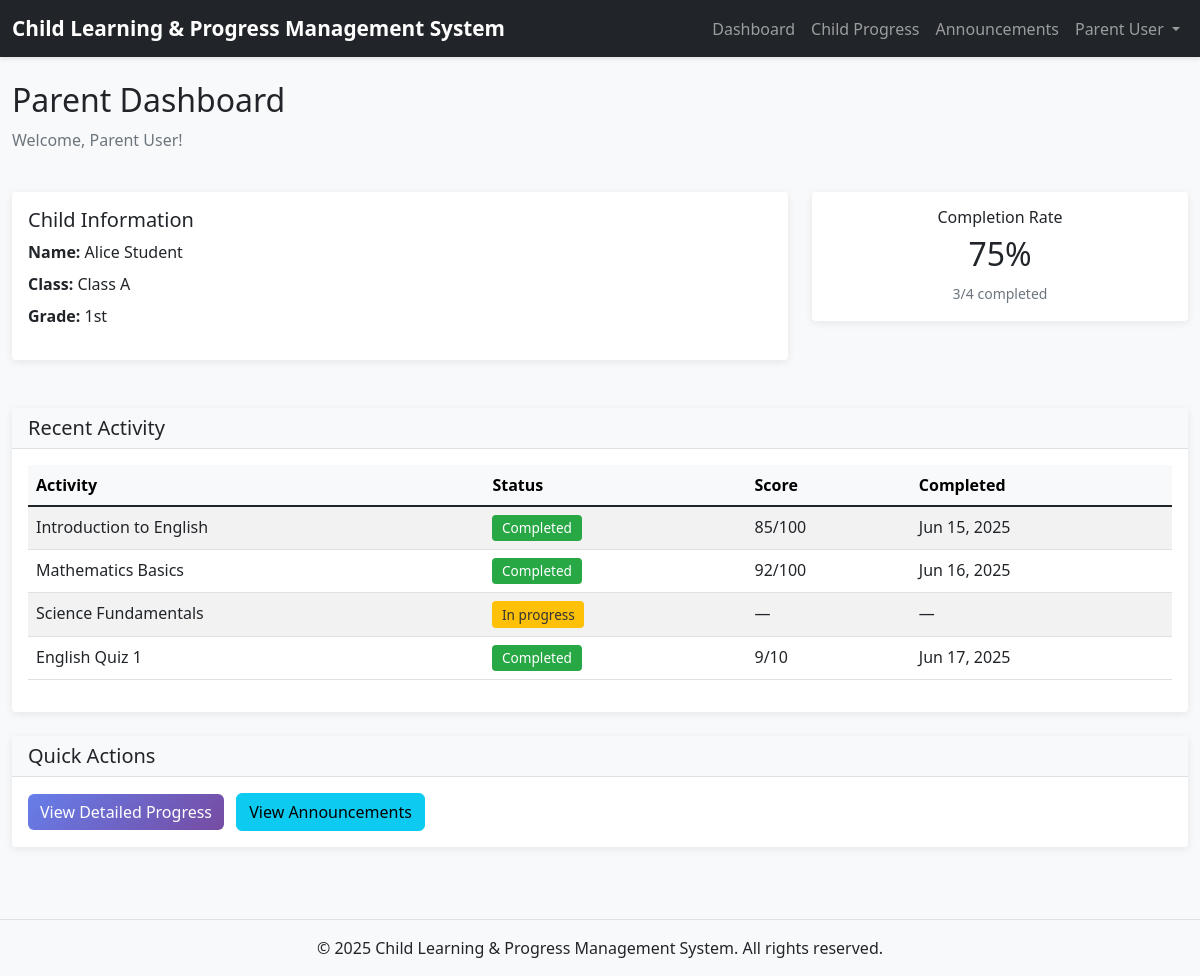
Screenshot of /parent/dashboard.php (signed in) with the database file from the repository.
### tables this page shows
CREATE TABLE users (
    id INT AUTO_INCREMENT PRIMARY KEY,
    email VARCHAR(255) NOT NULL UNIQUE,
    password VARCHAR(255) NOT NULL,
    full_name VARCHAR(255) NOT NULL,
    role ENUM('admin', 'teacher', 'student', 'parent') NOT NULL,
    created_at TIMESTAMP DEFAULT CURRENT_TIMESTAMP,
    updated_at TIMESTAMP DEFAULT CURRENT_TIMESTAMP ON UPDATE CURRENT_TIMESTAMP
);

CREATE TABLE students (
    id INT AUTO_INCREMENT PRIMARY KEY,
    user_id INT NOT NULL UNIQUE,
    class_id INT NOT NULL,
    parent_user_id INT,
    enrollment_date TIMESTAMP DEFAULT CURRENT_TIMESTAMP,
    created_at TIMESTAMP DEFAULT CURRENT_TIMESTAMP,
    updated_at TIMESTAMP DEFAULT CURRENT_TIMESTAMP ON UPDATE CURRENT_TIMESTAMP,
    FOREIGN KEY (user_id) REFERENCES users(id) ON DELETE CASCADE ON UPDATE CASCADE,
    FOREIGN KEY (class_id) REFERENCES classes(id) ON DELETE RESTRICT ON UPDATE CASCADE,
    FOREIGN KEY (parent_user_id) REFERENCES users(id) ON DELETE SET NULL ON UPDATE CASCADE
);

CREATE TABLE classes (
    id INT AUTO_INCREMENT PRIMARY KEY,
    class_name VARCHAR(100) NOT NULL,
    grade VARCHAR(50) NOT NULL,
    section VARCHAR(50),
    teacher_id INT NOT NULL,
    created_at TIMESTAMP DEFAULT CURRENT_TIMESTAMP,
    updated_at TIMESTAMP DEFAULT CURRENT_TIMESTAMP ON UPDATE CURRENT_TIMESTAMP,
    FOREIGN KEY (teacher_id) REFERENCES users(id) ON DELETE RESTRICT ON UPDATE CASCADE
);

CREATE TABLE activity_assignments (
    id INT AUTO_INCREMENT PRIMARY KEY,
    activity_id INT NOT NULL,
    student_id INT NOT NULL,
    status ENUM('not_started', 'in_progress', 'completed') DEFAULT 'not_started',
    score INT,
    completed_at DATETIME,
    assigned_at TIMESTAMP DEFAULT CURRENT_TIMESTAMP,
    updated_at TIMESTAMP DEFAULT CURRENT_TIMESTAMP ON UPDATE CURRENT_TIMESTAMP,
    UNIQUE KEY unique_assignment (activity_id, student_id),
    FOREIGN KEY (activity_id) REFERENCES activities(id) ON DELETE CASCADE ON UPDATE CASCADE,
    FOREIGN KEY (student_id) REFERENCES students(id) ON DELETE CASCADE ON UPDATE CASCADE
);

CREATE TABLE activities (
    id INT AUTO_INCREMENT PRIMARY KEY,
    title VARCHAR(255) NOT NULL,
    description TEXT,
    activity_type ENUM('pdf', 'quiz') NOT NULL,
    class_id INT,
    created_by INT NOT NULL,
    due_date DATETIME,
    max_marks INT DEFAULT 100,
    file_path VARCHAR(255),
    created_at TIMESTAMP DEFAULT CURRENT_TIMESTAMP,
    updated_at TIMESTAMP DEFAULT CURRENT_TIMESTAMP ON UPDATE CURRENT_TIMESTAMP,
    FOREIGN KEY (class_id) REFERENCES classes(id) ON DELETE SET NULL ON UPDATE CASCADE,
    FOREIGN KEY (created_by) REFERENCES users(id) ON DELETE RESTRICT ON UPDATE CASCADE
);

### includes/auth.php (called while the page is built, shortened)
<?php
function isLoggedIn() {
    return isset($_SESSION['user_id']) && isset($_SESSION['role']);
}
function getCurrentUser() {
    global $mysqli;
    $user_id = $_SESSION['user_id'];
    $stmt = $mysqli->prepare("SELECT id, email, full_name, role FROM users WHERE id = ?");
    $stmt->bind_param("i", $user_id);
    $stmt->execute();
    $result = $stmt->get_result();
    if ($result->num_rows > 0) {
        return $result->fetch_assoc();
    }
    return null;
}
?>

### parent/dashboard.php (the view, shortened to what this page needs)
<?php
require_once '../config/db.php';
require_once '../includes/auth.php';
$parent_user_id = $_SESSION['user_id'];
$child_stmt = $mysqli->prepare("
    SELECT s.id, s.user_id, u.full_name, c.class_name, c.grade
    FROM students s
    JOIN users u ON s.user_id = u.id
    JOIN classes c ON s.class_id = c.id
    WHERE s.parent_user_id = ?
");
$child_stmt->bind_param("i", $parent_user_id);
$child_stmt->execute();
$child = $child_stmt->get_result()->fetch_assoc();
$student_id = $child['id'];
$stats_result = $mysqli->query("
    SELECT
        COUNT(*) as total,
        COALESCE(SUM(CASE WHEN status = '" . STATUS_COMPLETED . "' THEN 1 ELSE 0 END), 0) as completed
    FROM activity_assignments
    WHERE student_id = {$student_id}
");
$stats = $stats_result->fetch_assoc();
$recent_stmt = $mysqli->prepare("
    SELECT aa.id, a.title, aa.status, aa.score, a.max_marks, aa.completed_at
    FROM activity_assignments aa
    JOIN activities a ON aa.activity_id = a.id
    WHERE aa.student_id = ?
    ORDER BY aa.assigned_at DESC
    LIMIT 5
");
$recent_stmt->bind_param("i", $student_id);
$recent_stmt->execute();
$recent_activities = $recent_stmt->get_result()->fetch_all(MYSQLI_ASSOC);
include '../includes/header.php';
include '../includes/nav.php';
?>
<div class="container-fluid mt-4">
    <div class="row mb-4">
        <div class="col-md-12">
            <h2>Parent Dashboard</h2>
            <p class="text-muted">Welcome, <?php echo htmlspecialchars($_SESSION['full_name']); ?>!</p>
        </div>
    </div>
    <div class="row mb-4">
        <div class="col-md-8">
            <div class="card">
                <div class="card-body">
                    <h5 class="card-title">Child Information</h5>
                    <ul class="list-unstyled">
                        <li class="mb-2"><strong>Name:</strong> <?php echo htmlspecialchars($child['full_name']); ?></li>
                        <li class="mb-2"><strong>Class:</strong> <?php echo htmlspecialchars($child['class_name']); ?></li>
                        <li><strong>Grade:</strong> <?php echo htmlspecialchars($child['grade']); ?></li>
                    </ul>
                </div>
            </div>
        </div>
        <div class="col-md-4">
            <div class="card">
                <div class="card-body text-center">
                    <h6 class="card-title">Completion Rate</h6>
                    <h2><?php echo $stats['total'] > 0 ? round(($stats['completed'] / $stats['total']) * 100) : 0; ?>%</h2>
                    <small class="text-muted"><?php echo $stats['completed']; ?>/<?php echo $stats['total']; ?> completed</small>
                </div>
            </div>
        </div>
    </div>
    <div class="card">
        <div class="card-header">
            <h5 class="mb-0">Recent Activity</h5>
        </div>
        <div class="card-body">
            <?php if (count($recent_activities) > 0): ?>
                <div class="table-responsive">
                    <table class="table table-striped">
                        <thead class="table-light">
                            <tr>
                                <th>Activity</th>
                                <th>Status</th>
                                <th>Score</th>
                                <th>Completed</th>
                            </tr>
                        </thead>
                        <tbody>
                            <?php foreach ($recent_activities as $activity): ?>
                                <tr>
                                    <td><?php echo htmlspecialchars($activity['title']); ?></td>
                                    <td>
                                        <span class="badge bg-<?php
                                            echo $activity['status'] === STATUS_COMPLETED ? 'success' :
                                                 ($activity['status'] === STATUS_IN_PROGRESS ? 'warning' : 'secondary');
                                        ?>">
                                            <?php echo ucfirst(str_replace('_', ' ', $activity['status'])); ?>
                                        </span>
                                    </td>
                                    <td>
                                        <?php if ($activity['score'] !== null): ?>
                                            <?php echo $activity['score']; ?>/<?php echo $activity['max_marks']; ?>
                                        <?php else: ?>
                                            —
                                        <?php endif; ?>
                                    </td>
                                    <td>
                                        <?php if ($activity['completed_at']): ?>
                                            <?php echo date('M d, Y', strtotime($activity['completed_at'])); ?>
                                        <?php else: ?>
                                            —
                                        <?php endif; ?>
                                    </td>
                                </tr>
                            <?php endforeach; ?>
                        </tbody>
                    </table>
                </div>
            <?php else: ?>
                <p class="text-muted">No activities yet.</p>
            <?php endif; ?>
        </div>
    </div>
    <div class="row mt-4">
        <div class="col-md-12">
            <div class="card">
                <div class="card-header">
                    <h5 class="mb-0">Quick Actions</h5>
                </div>
                <div class="card-body">
                    <a href="child_progress.php" class="btn btn-primary me-2">View Detailed Progress</a>
                    <a href="../announcements_list.php" class="btn btn-info">View Announcements</a>
                </div>
            </div>
        </div>
    </div>
</div>
<?php include '../includes/footer.php'; ?>

### includes/nav.php (shortened to what this page needs)
<nav class="navbar navbar-expand-lg navbar-dark bg-dark">
    <div class="container-fluid">
        <a class="navbar-brand" href="<?php echo SITE_URL; ?>">
            <?php echo APP_NAME; ?>
        </a>
        <div class="collapse navbar-collapse" id="navbarNav">
            <ul class="navbar-nav ms-auto">
                <?php if (isLoggedIn()) { ?>
                    <?php
                    $current_user = getCurrentUser();
                    if ($current_user) {
                    ?>
                        <?php if ($current_user['role'] === ROLE_PARENT) { ?>
                            <li class="nav-item">
                                <a class="nav-link" href="<?php echo SITE_URL; ?>parent/dashboard.php">Dashboard</a>
                            </li>
                            <li class="nav-item">
                                <a class="nav-link" href="<?php echo SITE_URL; ?>parent/child_progress.php">Child Progress</a>
                            </li>
                            <li class="nav-item">
                                <a class="nav-link" href="<?php echo SITE_URL; ?>announcements_list.php">Announcements</a>
                            </li>
                        <?php } ?>
                        <li class="nav-item dropdown">
                            <a class="nav-link dropdown-toggle" href="#" id="userDropdown" role="button" data-bs-toggle="dropdown">
                                <?php echo htmlspecialchars($current_user['full_name']); ?>
                            </a>
                        </li>
                    <?php } ?>
                <?php } ?>
            </ul>
        </div>
    </div>
</nav>

### css/style.css (style rules this page uses)
:root { --primary-color: #667eea; --secondary-color: #764ba2; --success-color: #28a745; --danger-color: #dc3545; --warning-color: #ffc107; --info-color: #17a2b8; }
body { font-family: 'Segoe UI', Tahoma, Geneva, Verdana, sans-serif; background-color: #f8f9fa; }
.navbar { box-shadow: 0 2px 4px rgba(0, 0, 0, 0.1); }
.navbar-brand { font-weight: 600; font-size: 1.3rem; }
.card { border: none; box-shadow: 0 2px 8px rgba(0, 0, 0, 0.08); margin-bottom: 1.5rem; transition: transform 0.2s, box-shadow 0.2s; }
.card-header { background-color: #f8f9fa; border-bottom: 1px solid #dee2e6; font-weight: 600; }
.badge { padding: 0.4rem 0.6rem; font-weight: 500; font-size: 0.85rem; }
.btn { border-radius: 0.375rem; font-weight: 500; transition: all 0.2s; }
.btn-primary { background: linear-gradient(135deg, var(--primary-color) 0%, var(--secondary-color) 100%); border: none; }
.table { background-color: white; }
.table thead { background-color: #f8f9fa; font-weight: 600; }
.bg-success { background-color: var(--success-color) !important; }
.bg-warning { background-color: var(--warning-color) !important; color: #333 !important; }
.text-muted { color: #6c757d !important; }
* { transition: color 0.15s ease-in-out, background-color 0.15s ease-in-out; }
.btn, .card, .nav-link { transition: all 0.2s ease-in-out; }

### rows the page displays
users: full_name "Parent User"
students: user.full_name "Alice Student", class.class_name "Class A", class.grade "1st"
activity_assignments: activity.title "Introduction to English", status "Completed", score "85", activity.max_marks "100", completed_at "Jun 15, 2025"
activity_assignments: activity.title "Mathematics Basics", status "Completed", score "92", activity.max_marks "100", completed_at "Jun 16, 2025"
activity_assignments: activity.title "Science Fundamentals", status "In progress"
activity_assignments: activity.title "English Quiz 1", status "Completed", score "9", activity.max_marks "10", completed_at "Jun 17, 2025"

### other values shown
APP_NAME "Child Learning & Progress Management System"
$_SESSION['full_name'] "Parent User"
$stats['completed'] "3"
$stats['total'] "4"
